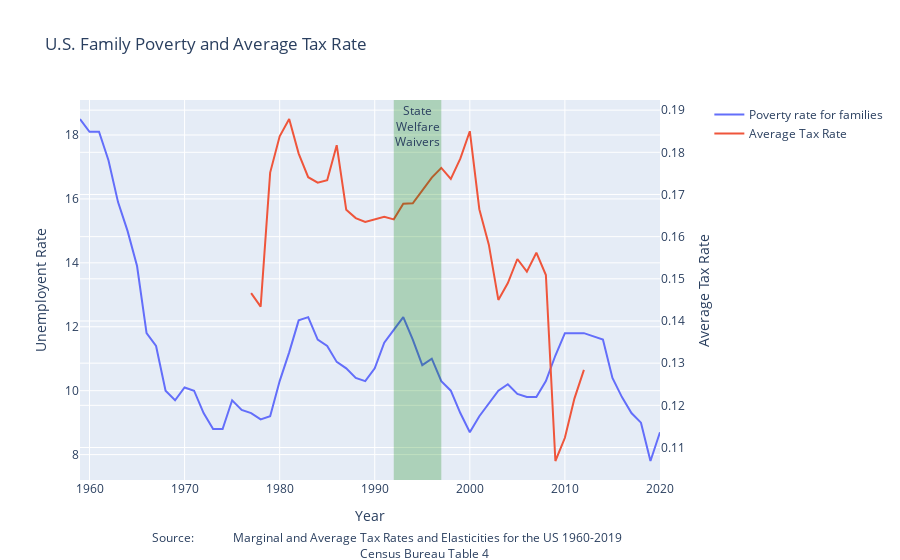

Notebook code cell kept with this figure:
### Code cell
import plotly.graph_objects as go
from plotly.subplots import make_subplots
import pandas as pd

Family = pd.read_excel('Family Poverty.xlsx')
# Create figure with secondary y-axis
fig = make_subplots(specs=[[{"secondary_y": True}]])

# Add traces
fig.add_trace(
    go.Scatter(
    x=Family['Year'],
    y=Family['Poverty rate for families'],
    name = "Poverty rate for families"),
    secondary_y=False,
)

fig.add_trace(
    go.Scatter(
    x=Family['Year'],
    y=Family['Average Tax Rate'],
    name = "Average Tax Rate"),
    secondary_y=True,
)

# Add figure title
fig.update_layout(
    title_text="U.S. Family Poverty and Average Tax Rate",
    annotations = [dict(
        x=0.5,
        y=-0.22,
        xref='paper',
        yref='paper',
        text='Source: <a href="http://users.nber.org/~taxsim/allyup/ally.html">\
            Marginal and Average Tax Rates and Elasticities for the US 1960-2019 </a><br>\
            <a href="https://www.census.gov/data/tables/time-series/demo/income-poverty/historical-poverty-people.html">\
            Census Bureau Table 4</a>',
        showarrow = False
    )]
)

fig.add_vrect(x0=1992, x1=1997, 
              annotation_text="State<br>Welfare<br>Waivers", annotation_position="top",
              fillcolor="green", opacity=0.25, line_width=0)

# Set x-axis title
fig.update_xaxes(title_text="Year")

# Set y-axes titles
fig.update_yaxes(title_text="Unemployent Rate", secondary_y=False)
fig.update_yaxes(title_text="Average Tax Rate", secondary_y=True)

fig.show()

### Figure 1 — Plotly figure (JSON) as saved in the notebook; plotly's stock layout.template omitted (floating-point values rounded to 4 significant figures)
{"data": [{"name": "Poverty rate for families", "type": "scatter", "x": [2020, 2019, 2018, 2017, 2016, 2015, 2014, 2013, 2012, 2011, 2010, 2009, 2008, 2007, 2006, 2005, 2004, 2003, 2002, 2001, 2000, 1999, 1998, 1997, 1996, 1995, 1994, 1993, 1992, 1991, 1990, 1989, 1988, 1987, 1986, 1985, 1984, 1983, 1982, 1981, 1980, 1979, 1978, 1977, 1976, 1975, 1974, 1973, 1972, 1971, 1970, 1969, 1968, 1967, 1966, 1965, 1964, 1963, 1962, 1961, 1960, 1959], "xaxis": "x", "y": [8.7, 7.8, 9, 9.3, 9.8, 10.4, 11.6, 11.7, 11.8, 11.8, 11.8, 11.1, 10.3, 9.8, 9.8, 9.9, 10.2, 10, 9.6, 9.2, 8.7, 9.3, 10, 10.3, 11, 10.8, 11.6, 12.3, 11.9, 11.5, 10.7, 10.3, 10.4, 10.7, 10.9, 11.4, 11.6, 12.3, 12.2, 11.2, 10.3, 9.2, 9.1, 9.3, 9.4, 9.7, 8.8, 8.8, 9.3, 10, 10.1, 9.7, 10, 11.4, 11.8, 13.9, 15, 15.9, 17.2, 18.1, 18.1, 18.5], "yaxis": "y"}, {"name": "Average Tax Rate", "type": "scatter", "x": [2020, 2019, 2018, 2017, 2016, 2015, 2014, 2013, 2012, 2011, 2010, 2009, 2008, 2007, 2006, 2005, 2004, 2003, 2002, 2001, 2000, 1999, 1998, 1997, 1996, 1995, 1994, 1993, 1992, 1991, 1990, 1989, 1988, 1987, 1986, 1985, 1984, 1983, 1982, 1981, 1980, 1979, 1978, 1977, 1976, 1975, 1974, 1973, 1972, 1971, 1970, 1969, 1968, 1967, 1966, 1965, 1964, 1963, 1962, 1961, 1960, 1959], "xaxis": "x", "y": [null, null, null, null, null, null, null, null, 0.1284, 0.1216, 0.1123, 0.1068, 0.1509, 0.1562, 0.1517, 0.1547, 0.149, 0.145, 0.1581, 0.1665, 0.185, 0.1785, 0.1737, 0.1763, 0.174, 0.1708, 0.1679, 0.1678, 0.1641, 0.1647, 0.1641, 0.1635, 0.1644, 0.1664, 0.1817, 0.1734, 0.1728, 0.1741, 0.1797, 0.1879, 0.1838, 0.1752, 0.1434, 0.1466, null, null, null, null, null, null, null, null, null, null, null, null, null, null, null, null, null, null], "yaxis": "y2"}], "layout": {"annotations": [{"showarrow": false, "text": "Source: <a href=\"http://users.nber.org/~taxsim/allyup/ally.html\">            Marginal and Average Tax Rates and Elasticities for the US 1960-2019 </a><br>            <a href=\"https://www.census.gov/data/tables/time-series/demo/income-poverty/historical-poverty-people.html\">            Census Bureau Table 4</a>", "x": 0.5, "xref": "paper", "y": -0.22, "yref": "paper"}, {"showarrow": false, "text": "State<br>Welfare<br>Waivers", "x": 1994.0, "xanchor": "center", "xref": "x", "y": 1, "yanchor": "top", "yref": "y domain"}], "shapes": [{"fillcolor": "green", "line": {"width": 0}, "opacity": 0.25, "type": "rect", "x0": 1992, "x1": 1997, "xref": "x", "y0": 0, "y1": 1, "yref": "y domain"}], "title": {"text": "U.S. Family Poverty and Average Tax Rate"}, "xaxis": {"anchor": "y", "domain": [0, 0.94], "title": {"text": "Year"}}, "yaxis": {"anchor": "x", "domain": [0, 1], "title": {"text": "Unemployent Rate"}}, "yaxis2": {"anchor": "x", "overlaying": "y", "side": "right", "title": {"text": "Average Tax Rate"}}}}
